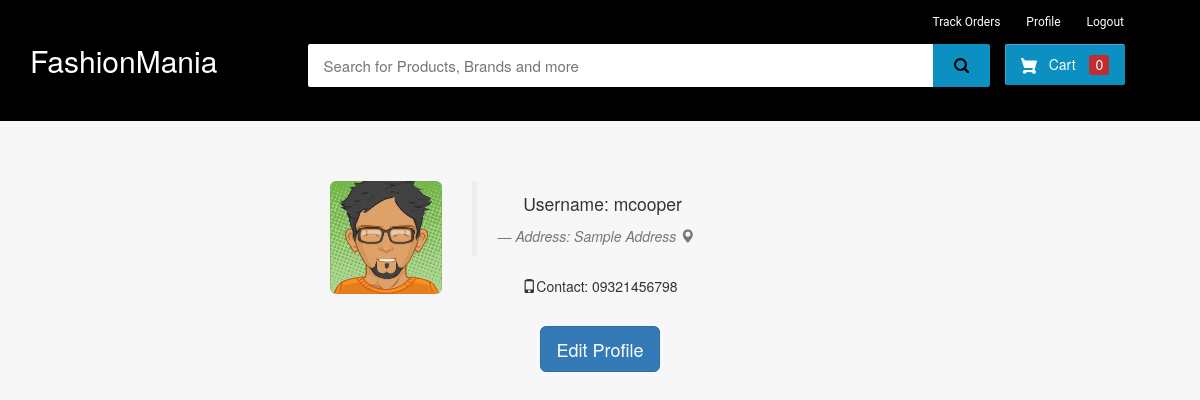
/my-profile (signed in), run on the app's committed database.
### ecom/models.py (models this page shows, shortened)
class Customer(models.Model):
    user=models.OneToOneField(User,on_delete=models.CASCADE)
    profile_pic= models.ImageField(upload_to='profile_pic/CustomerProfilePic/',null=True,blank=True)
    address = models.CharField(max_length=40)
    mobile = models.CharField(max_length=20,null=False)

### ecom/views.py (the view)
# urls.py: path('my-profile', views.my_profile_view,name='my-profile'),
@login_required(login_url='customerlogin')
@user_passes_test(is_customer)
def my_profile_view(request):
    customer=models.Customer.objects.get(user_id=request.user.id)
    return render(request,'ecom/my_profile.html',{'customer':customer})

### ecom/views.py (called while the page is built)
def is_customer(user):
    return user.groups.filter(name='CUSTOMER').exists()

### templates/ecom/my_profile.html (shortened to what this page needs)
{% extends 'ecom/customer_base.html' %}
{% load static %}
{% block content %}
<br><br><br>
<div style="padding-left:300px;" class="container">
        <div class="col-sm-2 col-md-2">
            <img src="{% static customer.profile_pic.url %}"   alt="profile pic" class="img-rounded img-responsive" />
        </div>
        <div class="col-sm-4 col-md-4">
            <blockquote>
                <p>Username: {{request.user}}</p> <small><cite title="Source Title">Address: {{customer.address}}  <i class="glyphicon glyphicon-map-marker"></i></cite></small>
            </blockquote>
            <p><i class="glyphicon glyphicon-phone"></i>Contact: {{customer.mobile}}
            </p>
        </div>
</div>
<br>
<div style="text-align: center;">
  <a href="/edit-profile"><button class="btn btn-primary btn-lg" ><span>Edit Profile </span></button></a>
</div>
<br><br><br><br><br><br>
{% endblock content %}

### templates/ecom/customer_base.html (style rules this page uses)
body { background-color: #f7f7f7; }
p { text-align: center; }

### templates/ecom/my_profile.html (style rules this page uses)
body { background-color:#f7f7f7; }

### data on the page
Customer: profile_pic (picture), address "Sample Address", mobile "09321456798"

### other printed values
{{ request.user }} "mcooper"
